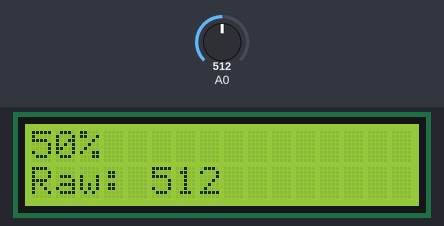
A sketch run on a simulated Arduino Uno, built with avr-gcc and run on an emulated ATmega328P. Parts: 16×2 character LCD. Inputs (shaded band) come from the test bench; at power-on: A0 = 512. What the sketch prints to the serial monitor is not drawn.

Above: at 1.2 s.
1.3 s: A0 set to 716
At 2.8 s:
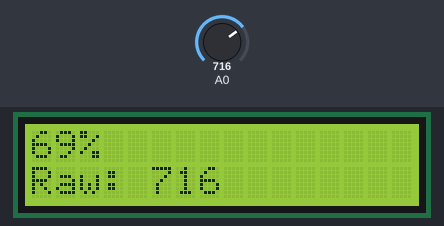
3.1 s: A0 set to 900
At 3.9 s:
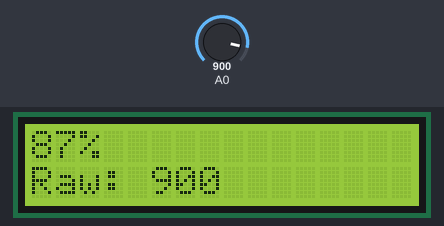
4.6 s: A0 set to 1023
At 6.0 s:
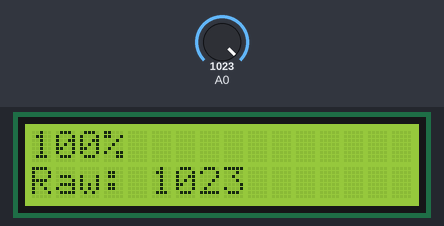
Timing chart, 0 to 7.6 s (numbered marks = the images above; inputs shaded):
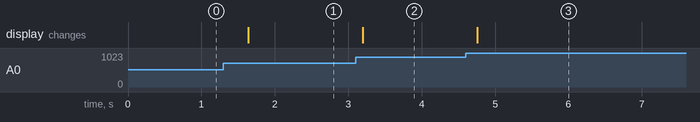

The sketch:

sketch_jan16b.ino
```cpp
//
// Обучающее устройство для изучения работы аналоговых датчиков на Arduino
// Стандартная версия
//
// Январь 2025 г.
// 1.0 v
//


// Библиотека дисплея
// Адрес дисплея (0x3f, 0x27, 0х26, ...) и размер дисплея 16x2 (20x4, ...)
#include <LiquidCrystal_I2C.h>
LiquidCrystal_I2C lcd(0x27, 16, 2);


void setup() {

  // Инициализация консоли

  Serial.begin(115200);
  Serial.println("Hello");

  // Инициализация дисплея

  lcd.init();
  lcd.backlight();

}


void loop() {

  // Считывание информации с датчика, пересчет в проценты

  int a = analogRead(A0);
  int p = map(a, 0, 1023, 0, 100);

  // Пишем в консоли

  Serial.print(p);
  Serial.print("%, Raw: ");
  Serial.println(a);

  // Пишем на дисплее

  lcd.setCursor(0, 0);
  lcd.print(p);
  lcd.print("%   ");

  lcd.setCursor(0, 1);
  lcd.print("Raw: ");
  lcd.print(a);
  lcd.print("    ");

  // Задержка

  delay(500);

}
```

Measured:
- after the input at 1.3 s, the display: changes after 0.34 s (image 1)
- after the input at 3.1 s, the display: changes after 0.10 s (image 2)
- after the input at 4.6 s, the display: changes after 0.16 s (image 3)
